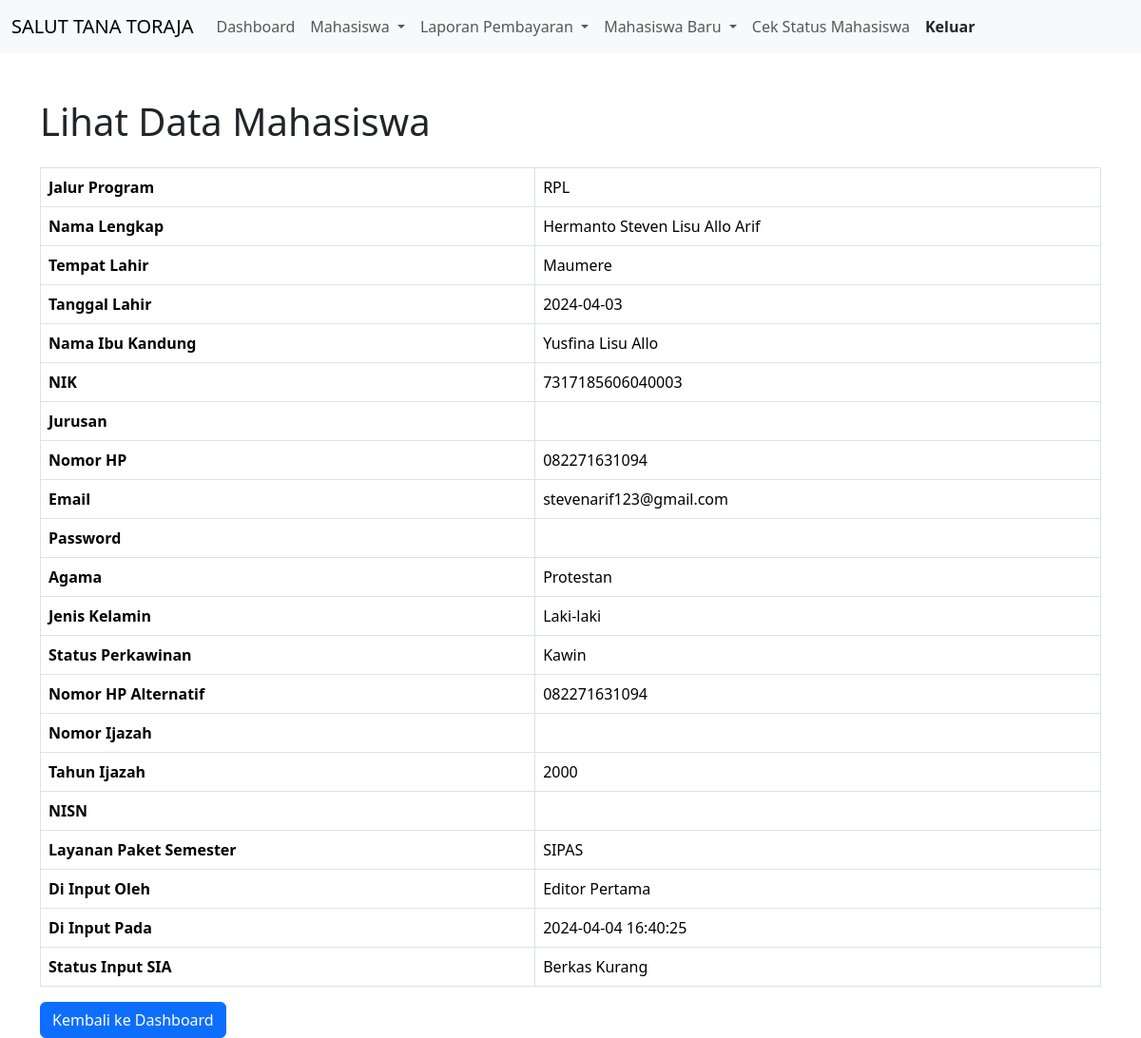
/admin/maba/lihat_data_mahasiswa.php?No=0 (signed in), run on the app's committed database.
### tables this page shows
CREATE TABLE `mahasiswabaru` (
  `No` int(11) NOT NULL,
  `JalurProgram` enum('RPL','Reguler') NOT NULL,
  `NamaLengkap` varchar(100) NOT NULL,
  `TempatLahir` varchar(50) DEFAULT NULL,
  `TanggalLahir` date DEFAULT NULL,
  `NamaIbuKandung` varchar(100) DEFAULT NULL,
  `NIK` varchar(16) DEFAULT NULL,
  `Jurusan` varchar(50) DEFAULT NULL,
  `NomorHP` varchar(15) DEFAULT NULL,
  `Email` varchar(255) DEFAULT NULL,
  `Password` varchar(20) NOT NULL,
  `Agama` varchar(20) NOT NULL,
  `JenisKelamin` varchar(20) NOT NULL,
  `StatusPerkawinan` varchar(20) NOT NULL,
  `NomorHPAlternatif` varchar(15) DEFAULT NULL,
  `NomorIjazah` varchar(20) DEFAULT NULL,
  `TahunIjazah` year(4) DEFAULT NULL,
  `NISN` varchar(10) DEFAULT NULL,
  `LayananPaketSemester` varchar(20) NOT NULL,
  `DiInputOleh` varchar(50) DEFAULT NULL,
  `DiInputPada` datetime DEFAULT current_timestamp(),
  `DiEditPada` datetime NOT NULL DEFAULT current_timestamp(),
  `STATUS_INPUT_SIA` varchar(50) NOT NULL
);

### admin/maba/lihat_data_mahasiswa.php (the view, shortened to what this page needs)
<?php
require_once "../koneksi.php";
$id = $_GET['No'];
$query = "SELECT * FROM mahasiswabaru WHERE No=$id";
$result = mysqli_query($koneksi, $query);
$mahasiswa = mysqli_fetch_assoc($result);
?>
<!DOCTYPE html>
<html lang="en">
<head>
  <link href="https://cdn.jsdelivr.net/npm/bootstrap@5.3.3/dist/css/bootstrap.min.css" rel="stylesheet">
</head>
<body>
<nav class="navbar navbar-expand-lg bg-body-tertiary">
  <div class="container-fluid">
    <a class="navbar-brand" href="#">SALUT TANA TORAJA</a>
    <div class="collapse navbar-collapse" id="navbarNav">
      <ul class="navbar-nav">
        <li class="nav-item">
          <a class="nav-link" aria-current="page" href="../dashboard.php">Dashboard</a>
        </li>
        <li class="nav-item dropdown">
          <a class="nav-link dropdown-toggle" href="../mahasiswa.php" role="button" data-bs-toggle="dropdown" aria-expanded="false">
            Mahasiswa
          </a>
        </li>
        <li class="nav-item dropdown">
          <a class="nav-link dropdown-toggle" href="../laporanbayar" role="button" data-bs-toggle="dropdown" aria-expanded="false">
            Laporan Pembayaran
          </a>
        </li>
        <li class="nav-item dropdown">
          <a class="nav-link dropdown-toggle" role="button" data-bs-toggle="dropdown" aria-expanded="false">
            Mahasiswa Baru
          </a>
        </li>
        <li class="nav-item">
          <a class="nav-link" aria-current="page" href="../cekstatus/pencarian.php">Cek Status Mahasiswa</a>
        </li>
        <li class="nav-item">
          <a class="nav-link btn btn-warning text-dark fw-bold" href="../logout.php">Keluar</a>
        </li>
      </ul>
    </div>
  </div>
</nav>
  <div class="container mt-5">
    <h1 class="mb-4">Lihat Data Mahasiswa</h1>
    <?php if ($mahasiswa): ?>
      <div class="table-responsive">
        <table class="table table-bordered">
          <tr>
            <th>Jalur Program</th>
            <td><?php echo $mahasiswa['JalurProgram']; ?></td>
          </tr>
          <tr>
            <th>Nama Lengkap</th>
            <td><?php echo $mahasiswa['NamaLengkap']; ?></td>
          </tr>
          <tr>
            <th>Tempat Lahir</th>
            <td><?php echo $mahasiswa['TempatLahir']; ?></td>
          </tr>
          <tr>
            <th>Tanggal Lahir</th>
            <td><?php echo $mahasiswa['TanggalLahir']; ?></td>
          </tr>
          <tr>
            <th>Nama Ibu Kandung</th>
            <td><?php echo $mahasiswa['NamaIbuKandung']; ?></td>
          </tr>
          <tr>
            <th>NIK</th>
            <td><?php echo $mahasiswa['NIK']; ?></td>
          </tr>
          <tr>
            <th>Jurusan</th>
            <td><?php echo $mahasiswa['Jurusan']; ?></td>
          </tr>
          <tr>
            <th>Nomor HP</th>
            <td><?php echo $mahasiswa['NomorHP']; ?></td>
          </tr>
          <tr>
            <th>Email</th>
            <td><?php echo $mahasiswa['Email']; ?></td>
          </tr>
          <tr>
            <th>Password</th>
            <td><?php echo $mahasiswa['Password']; ?></td>
          </tr>
          <tr>
            <th>Agama</th>
            <td><?php echo $mahasiswa['Agama']; ?></td>
          </tr>
          <tr>
            <th>Jenis Kelamin</th>
            <td><?php echo $mahasiswa['JenisKelamin']; ?></td>
          </tr>
          <tr>
            <th>Status Perkawinan</th>
            <td><?php echo $mahasiswa['StatusPerkawinan']; ?></td>
          </tr>
          <tr>
            <th>Nomor HP Alternatif</th>
            <td><?php echo $mahasiswa['NomorHPAlternatif']; ?></td>
          </tr>
          <tr>
            <th>Nomor Ijazah</th>
            <td><?php echo $mahasiswa['NomorIjazah']; ?></td>
          </tr>
          <tr>
            <th>Tahun Ijazah</th>
            <td><?php echo $mahasiswa['TahunIjazah']; ?></td>
          </tr>
          <tr>
            <th>NISN</th>
            <td><?php echo $mahasiswa['NISN']; ?></td>
          </tr>
          <tr>
            <th>Layanan Paket Semester</th>
            <td><?php echo $mahasiswa['LayananPaketSemester']; ?></td>
          </tr>
          <tr>
            <th>Di Input Oleh</th>
            <td><?php echo $mahasiswa['DiInputOleh']; ?></td>
          </tr>
          <tr>
            <th>Di Input Pada</th>
            <td><?php echo $mahasiswa['DiInputPada']; ?></td>
          </tr>
          <tr>
            <th>Status Input SIA</th>
            <td><?php echo $mahasiswa['STATUS_INPUT_SIA']; ?></td>
          </tr>
        </table>
      </div>
    <?php else: ?>
      <p>Data mahasiswa tidak ditemukan.</p>
    <?php endif; ?>
    <a href="dashboard.php" class="btn btn-primary">Kembali ke Dashboard</a>
  </div>
</body>
</html>

### data on the page
mahasiswabaru: JalurProgram "RPL", NamaLengkap "Hermanto Steven Lisu Allo Arif", TempatLahir "Maumere", TanggalLahir "2024-04-03", NamaIbuKandung "Yusfina Lisu Allo", NIK "7317185606040003", NomorHP "082271631094", Email "stevenarif123@gmail.com", Agama "Protestan", JenisKelamin "Laki-laki", StatusPerkawinan "Kawin", NomorHPAlternatif "082271631094", TahunIjazah "2000", LayananPaketSemester "SIPAS", DiInputOleh "Editor Pertama", DiInputPada "2024-04-04 16:40:25", STATUS_INPUT_SIA "Berkas Kurang"
